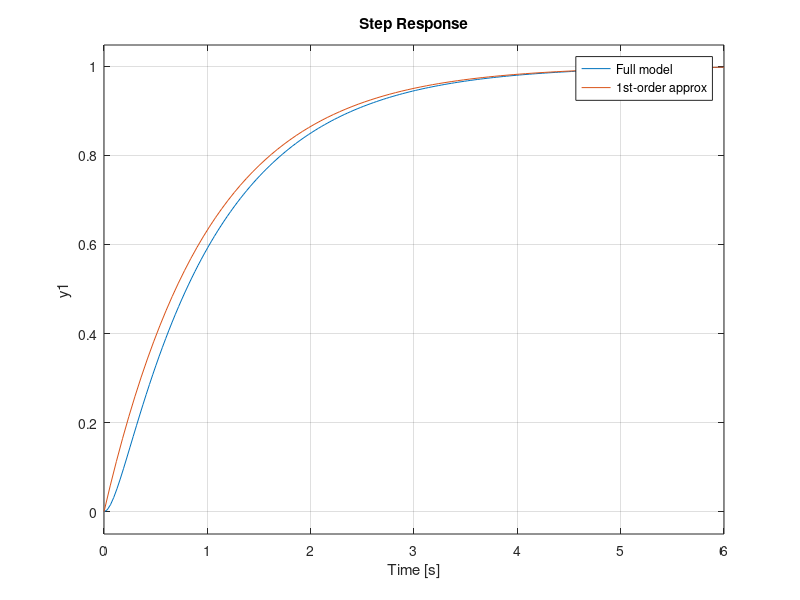

The MATLAB script that drew this image:
% Exact and approximate transfer functions
s = tf('s');
G_full = 1 / ((1 + s) * (1 + 0.1*s));
G_1st  = 1 / (1 + s);

figure;
step(G_full, G_1st);
legend('Full model', '1st-order approx');
grid on;

% In Simulink:
% - Place two Transfer Fcn blocks (G_full and G_1st)
% - Drive them with the same Step block
% - Compare outputs on a Scope block
